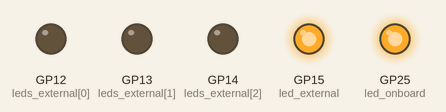
The program below on a simulated Raspberry Pi Pico running MicroPython. Shown: output pins drawn as LEDs (lit = HIGH).

Above: at 1.0 s.
At 15.0 s:
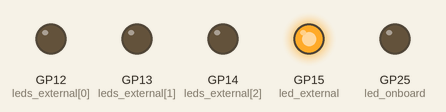
At 21.0 s:
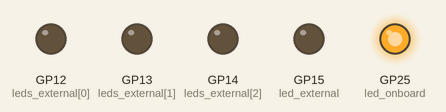
At 33.0 s:
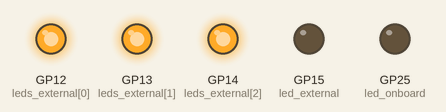
At 43.0 s:
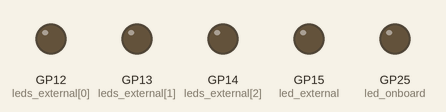
Timing chart, 0 to 46.8 s (numbered marks = the images above):
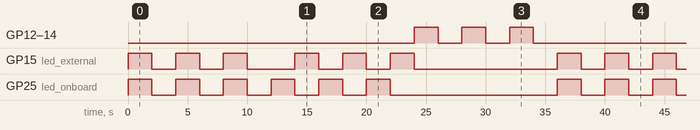

The program:

05_blink.py
```python
'''
CHALLENGE: MULTIPLE LEDS
# ./imgs/02_breadboard.png

1. Can you modify the program to light up both the on-board and
external LEDs at the same time?
2. Can you write a program which lights up the on-board LED when
the external LED is switched off, and vice versa?
3. Can you extend the circuit to include more than one external LED?
Remember, you’ll need a current-limiting resistor for every LED you use!
'''
import machine
import utime

# for RPP  (the on-board LED)
# led_onboard = machine.Pin(25, machine.Pin.OUT)
# for RPP W (the on-board LED)
led_onboard = machine.Pin("LED", machine.Pin.OUT)
led_external = machine.Pin(15, machine.Pin.OUT)
# 3
leds_external = [machine.Pin(i, machine.Pin.OUT) for i in (12, 13, 14)]

while True:
    # 1
    for i in range(3):
        led_onboard.value(1)
        led_external.value(1)
        utime.sleep(2)
        led_onboard.value(0)
        led_external.value(0)
        utime.sleep(2)
    # 2
    for i in range(3):
        led_onboard.value(1)
        led_external.value(0)
        utime.sleep(2)
        led_onboard.value(0)
        led_external.value(1)
        utime.sleep(2)

    led_onboard.value(0)
    led_external.value(0)

    # 3
    # GP 12, 13, 14
    for i in range(3):
        leds_external[0].value(1)  # GP12
        leds_external[1].value(1)  # GP13
        leds_external[2].value(1)  # GP14
        utime.sleep(2)
        leds_external[0].value(0)  # GP12
        leds_external[1].value(0)  # GP13
        leds_external[2].value(0)  # GP14
        utime.sleep(2)
```

Measured:
- by itself, GP25 (led_onboard): repeats every 36.0 s: 5 × (LOW 2.0 s, HIGH 2.0 s), LOW 14.0 s, HIGH 2.0 s
- by itself, GP15 (led_external): repeats every 36.0 s: 2 × (LOW 2.0 s, HIGH 2.0 s), LOW 4.0 s, 2 × (HIGH 2.0 s, LOW 2.0 s), HIGH 2.0 s, LOW 12.0 s, HIGH 2.0 s
- by itself, GP12 (leds_external[0]), GP13 (leds_external[1]), GP14 (leds_external[2]): repeats every 36.0 s: 2 × (LOW 2.0 s, HIGH 2.0 s), LOW 26.0 s, HIGH 2.0 s
